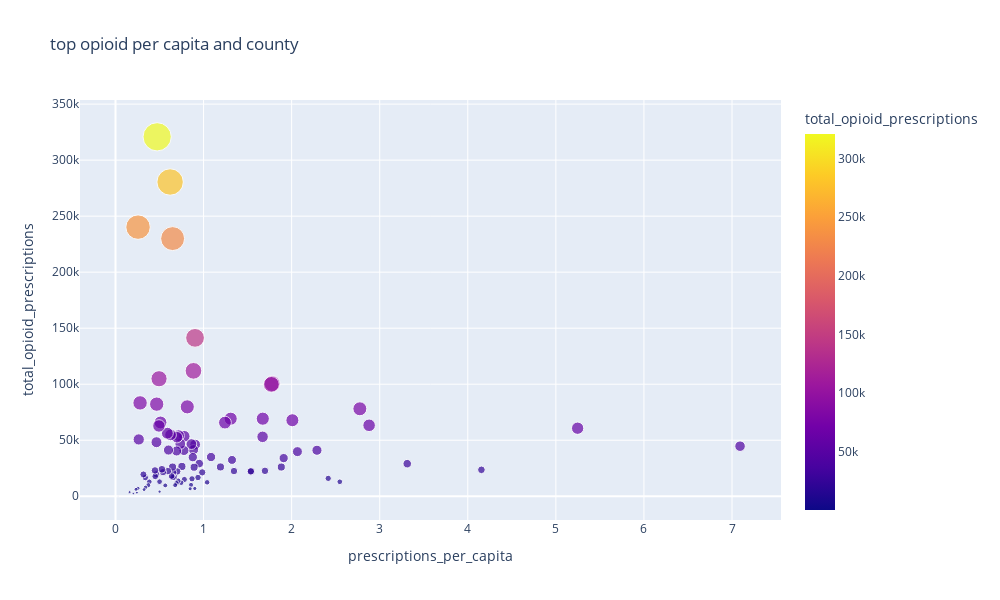

Source (notebook cell):
### Code cell
import plotly.express as px
fig = px.scatter(
    people,
    x='prescriptions_per_capita',
    y='total_opioid_prescriptions',
    size='total_opioid_prescriptions',
    color='total_opioid_prescriptions',
    hover_name='county', 
    title="top opioid per capita and county"
)

fig.update_layout(width=1000, height=600)

fig.show()

### Figure 1 — Plotly figure (JSON) as saved in the notebook; plotly's stock layout.template omitted (floating-point values rounded to 4 significant figures)
{"data": [{"hovertemplate": "<b>%{hovertext}</b><br><br>prescriptions_per_capita=%{x}<br>total_opioid_prescriptions=%{marker.color}<extra></extra>", "hovertext": ["MOORE", "JACKSON", "VAN BUREN", "TROUSDALE", "OVERTON", "CARROLL", "PICKETT", "HANCOCK", "HAYWOOD", "SMITH", "WEAKLEY", "UNICOI", "CANNON", "CARTER", "HAWKINS", "GRUNDY", "FRANKLIN", "MARSHALL", "SEQUATCHIE", "BLEDSOE", "WAYNE", "HICKMAN", "ROANE", "JEFFERSON", "SCOTT", "HENRY", "LEWIS", "MORGAN", "OBION", "JOHNSON", "LOUDON", "SULLIVAN", "CLAY", "GILES", "BEDFORD", "WASHINGTON", "CHEATHAM", "FENTRESS", "COFFEE", "MEIGS", "PERRY", "MADISON", "UNION", "ROBERTSON", "MC MINN", "COCKE", "BENTON", "HAMBLEN", "PUTNAM", "DE KALB", "CLAIBORNE", "ANDERSON", "CUMBERLAND", "POLK", "CROCKETT", "HARDEMAN", "RHEA", "HARDIN", "HAMILTON", "WARREN", "MARION", "MAURY", "KNOX", "GREENE", "DYER", "SEVIER", "CHESTER", "CAMPBELL", "MONROE", "WILSON", "HOUSTON", "MC NAIRY", "WILLIAMSON", "BLOUNT", "DAVIDSON", "SUMNER", "BRADLEY", "LAWRENCE", "FAYETTE", "DICKSON", "LINCOLN", "WHITE", "MACON", "GIBSON", "HUMPHREYS", "TIPTON", "RUTHERFORD", "MONTGOMERY", "SHELBY", "HENDERSON", "STEWART", "LAUDERDALE", "DECATUR", "GRAINGER", "LAKE"], "legendgroup": "", "marker": {"color": [44689, 60726, 23578, 29060, 63335, 78063, 12914, 15952, 41046, 39822, 67839, 34043, 26052, 100532, 99832, 22672, 69226, 53027, 22552, 22145, 22481, 32410, 69217, 65731, 26159, 35003, 12427, 21307, 29165, 16709, 46127, 141375, 6920, 25903, 41506, 111925, 34862, 15586, 46571, 10147, 6681, 79787, 14993, 53545, 40859, 26585, 12046, 46693, 54112, 13774, 22121, 52701, 40395, 11582, 9865, 17259, 21238, 16847, 229988, 26052, 18049, 54761, 280484, 41231, 22436, 56258, 9662, 21488, 24079, 65860, 4099, 12983, 104875, 62747, 320821, 82216, 48244, 19737, 17754, 23020, 12876, 9829, 7920, 16649, 5937, 19473, 83305, 50704, 240211, 7100, 3216, 6170, 2371, 3675, 220], "coloraxis": "coloraxis", "size": [44689, 60726, 23578, 29060, 63335, 78063, 12914, 15952, 41046, 39822, 67839, 34043, 26052, 100532, 99832, 22672, 69226, 53027, 22552, 22145, 22481, 32410, 69217, 65731, 26159, 35003, 12427, 21307, 29165, 16709, 46127, 141375, 6920, 25903, 41506, 111925, 34862, 15586, 46571, 10147, 6681, 79787, 14993, 53545, 40859, 26585, 12046, 46693, 54112, 13774, 22121, 52701, 40395, 11582, 9865, 17259, 21238, 16847, 229988, 26052, 18049, 54761, 280484, 41231, 22436, 56258, 9662, 21488, 24079, 65860, 4099, 12983, 104875, 62747, 320821, 82216, 48244, 19737, 17754, 23020, 12876, 9829, 7920, 16649, 5937, 19473, 83305, 50704, 240211, 7100, 3216, 6170, 2371, 3675, 220], "sizemode": "area", "sizeref": 802.1, "symbol": "circle"}, "mode": "markers", "name": "", "orientation": "v", "showlegend": false, "type": "scatter", "x": [7.091, 5.247, 4.155, 3.312, 2.88, 2.774, 2.547, 2.415, 2.287, 2.066, 2.008, 1.909, 1.883, 1.779, 1.77, 1.697, 1.672, 1.67, 1.539, 1.536, 1.345, 1.323, 1.308, 1.243, 1.192, 1.085, 1.04, 0.9847, 0.9513, 0.9363, 0.904, 0.9032, 0.9006, 0.8925, 0.8859, 0.8852, 0.8778, 0.8688, 0.8612, 0.8577, 0.8476, 0.8151, 0.7819, 0.7808, 0.7772, 0.7539, 0.7457, 0.7357, 0.7161, 0.7107, 0.7008, 0.6977, 0.6943, 0.6926, 0.6778, 0.6694, 0.6539, 0.6527, 0.6486, 0.6479, 0.6365, 0.6251, 0.6201, 0.6017, 0.5943, 0.5889, 0.5651, 0.5396, 0.5269, 0.511, 0.5006, 0.5004, 0.4943, 0.4935, 0.473, 0.4679, 0.4654, 0.4634, 0.4513, 0.4484, 0.3839, 0.3724, 0.3408, 0.3382, 0.3248, 0.317, 0.2791, 0.2639, 0.2561, 0.2546, 0.2428, 0.2329, 0.203, 0.1602, 0.02899], "xaxis": "x", "y": [44689, 60726, 23578, 29060, 63335, 78063, 12914, 15952, 41046, 39822, 67839, 34043, 26052, 100532, 99832, 22672, 69226, 53027, 22552, 22145, 22481, 32410, 69217, 65731, 26159, 35003, 12427, 21307, 29165, 16709, 46127, 141375, 6920, 25903, 41506, 111925, 34862, 15586, 46571, 10147, 6681, 79787, 14993, 53545, 40859, 26585, 12046, 46693, 54112, 13774, 22121, 52701, 40395, 11582, 9865, 17259, 21238, 16847, 229988, 26052, 18049, 54761, 280484, 41231, 22436, 56258, 9662, 21488, 24079, 65860, 4099, 12983, 104875, 62747, 320821, 82216, 48244, 19737, 17754, 23020, 12876, 9829, 7920, 16649, 5937, 19473, 83305, 50704, 240211, 7100, 3216, 6170, 2371, 3675, 220], "yaxis": "y"}], "layout": {"coloraxis": {"colorbar": {"title": {"text": "total_opioid_prescriptions"}}, "colorscale": [[0, "#0d0887"], [0.1111, "#46039f"], [0.2222, "#7201a8"], [0.3333, "#9c179e"], [0.4444, "#bd3786"], [0.5556, "#d8576b"], [0.6667, "#ed7953"], [0.7778, "#fb9f3a"], [0.8889, "#fdca26"], [1, "#f0f921"]]}, "height": 600, "legend": {"itemsizing": "constant", "tracegroupgap": 0}, "title": {"text": "top opioid per capita and county"}, "width": 1000, "xaxis": {"anchor": "y", "autorange": true, "domain": [0, 1], "range": [-0.4036, 7.557], "title": {"text": "prescriptions_per_capita"}, "type": "linear"}, "yaxis": {"anchor": "x", "autorange": true, "domain": [0, 1], "range": [-21200.0, 353700.0], "title": {"text": "total_opioid_prescriptions"}, "type": "linear"}}}
